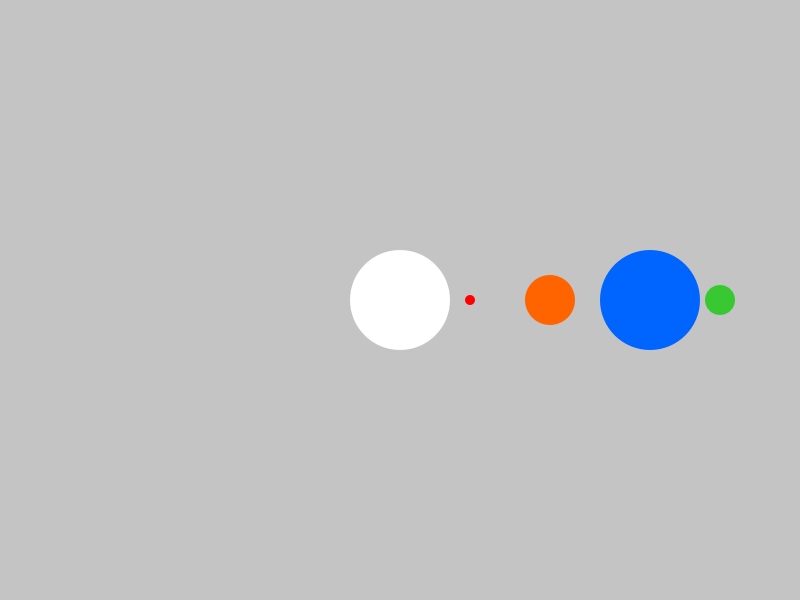
Frame 1 (no input)
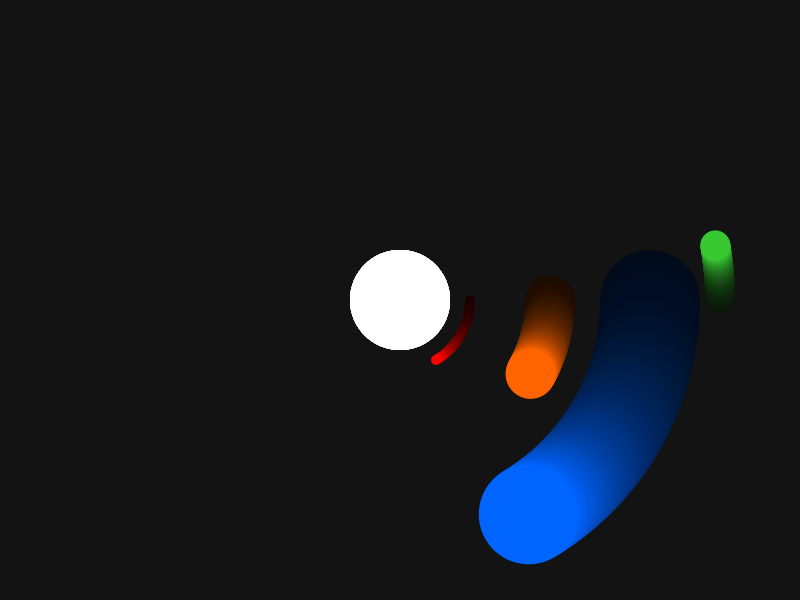
Frame 60 (the mouse pressed at the canvas centre just before this capture)
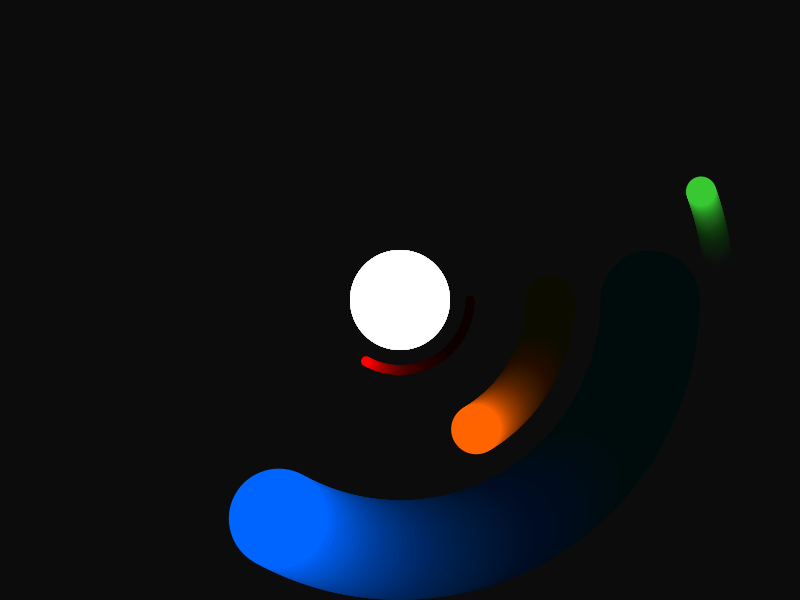
Frame 120 (the mouse held since frame 60 and released just before this capture)

The Processing sketch that drew these frames (run headless with seeded random() and noise(); from frame 60 on, the mouse is pressed at the canvas centre):

// Processing sketch: Circles
// ── Circles.pde
float _angle=0;

void setup ()
{
  size(800,600);
}
void draw()
{
  clearScreen();
  translate(width/2,height/2);
 aCircle (0,0,100,255,255,255);
 
 pushMatrix();
   rotate(radians(_angle));
   translate(250,0);
   scale(0.5);
   aCircle(0,0,200,0,100,255);
 popMatrix();
 
  pushMatrix();
    rotate(radians(_angle/2));
   translate(150,0);
   aCircle(0,0,50,255,100,0);
  popMatrix();
  
 pushMatrix();
   rotate(radians(_angle/-6));
   translate(320,0);
   aCircle(0,0,30,55,200,50);
 popMatrix();
 
  pushMatrix();
   rotate(radians(_angle/1));
   translate(70,0);
   aCircle(0,0,10,255,0,0);
 popMatrix();
 
 _angle=_angle+1;
}

void  aPlanet(float size, float speed, float distance,int red, int green, int blue)
{ 
  pushMatrix();
   rotate(radians(_angle/speed));
   translate(100,0);
   aCircle(0,0,size,red,green,blue);
 popMatrix();
}

  
void aCircle(float x, float y, float d, int red, int green, int blue)
{
  noStroke();
  fill(color(red,green,blue));
  circle (x,y,d);
}

void clearScreen()
{
  noStroke();
  fill(color(0,0,0,10));
  rect(0,0,width,height);
}
